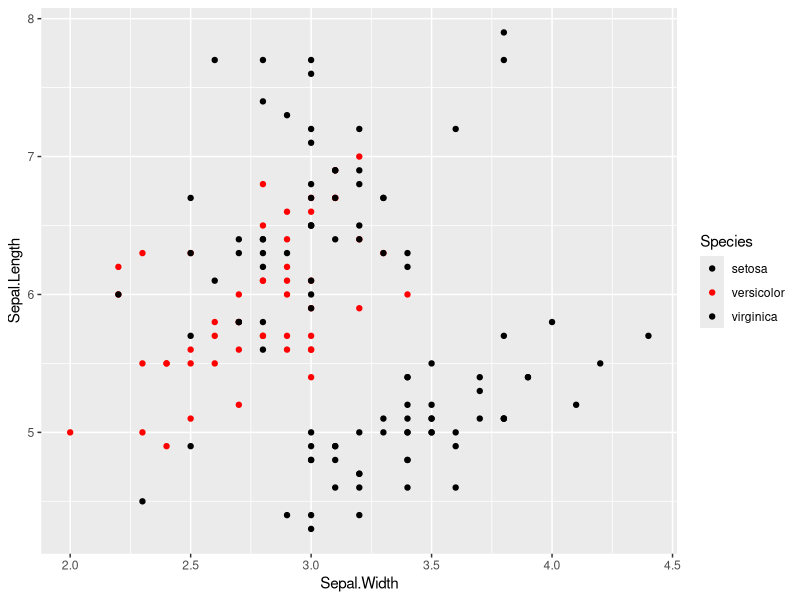
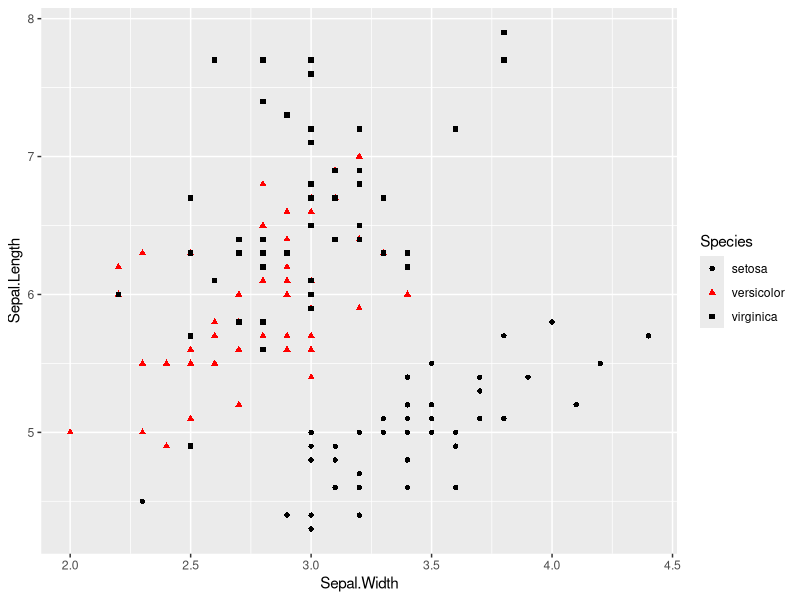
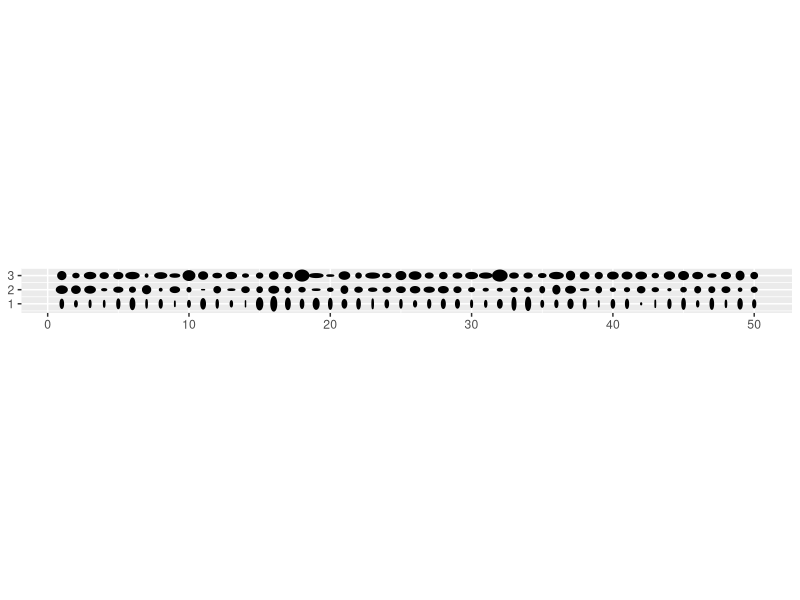

Source code (R) for these figures, in order:
library(ggplot2)

# Example for group work #1, highlighting only versicolor with color (red vs black for others)
ggplot(iris, aes(Sepal.Width,Sepal.Length,color=Species,fill=Species)) + 
  geom_point(aes(color=Species,fill=Species),shape=21) + 
  scale_fill_manual(values=c("black","red","black")) + 
  scale_color_manual(values=c("black","red","black"))

# Example for group work #2, highlighting versicolor with color and shape 
# among other two with unique shapes and same color
ggplot(iris, aes(Sepal.Width,Sepal.Length,color=Species,fill=Species,shape=Species)) + 
  geom_point(aes(color=Species,fill=Species,shape=Species)) + 
  scale_fill_manual(values=c("gray10","red","black")) + 
  scale_color_manual(values=c("black","red","black"))

# Example of a graph with integral display dimensions
library(ggforce)

iris$x<-c(seq(1,sum(iris$Species=="setosa")),
          seq(1,sum(iris$Species=="versicolor")),
          seq(1,sum(iris$Species=="virginica")))

iris$y<-c(rep(1,sum(iris$Species=="setosa")),
          rep(2,sum(iris$Species=="versicolor")),
          rep(3,sum(iris$Species=="virginica")))

scale<-function(data){
  data_scaled=(data-min(data))/(max(data)-min(data))
  return(data_scaled)
}

# Graphs species on y axis and individual on x axis. 
# Sepal length is x axis of ellipse, sepal width is y axis of ellipse. 
ggplot(iris,aes(x0=x,y0=y,a=scale(Sepal.Length)/2,b=scale(Sepal.Width)/2,angle=0)) + 
  geom_ellipse(fill="black") + coord_fixed()
